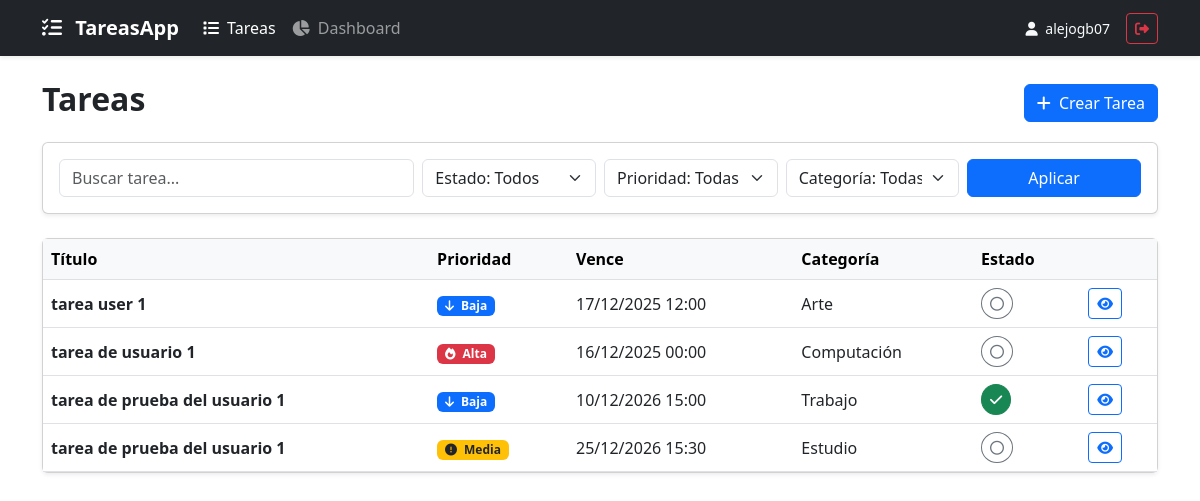
The app's page / (signed in) with its own data.
### tareas/models.py (models this page shows, shortened)
class Tarea(models.Model):
    PRIORIDADES = [
        ('baja', 'Baja'),
        ('media', 'Media'),
        ('alta', 'Alta'),
    ]
    ESTADOS = [
        ('pendiente', 'Pendiente'),
        ('completada', 'Completada'),
    ]
    user = models.ForeignKey(User, on_delete=models.CASCADE, null=True, blank=True)
    titulo = models.CharField(max_length=255)
    descripcion = models.TextField(blank=True)
    fecha_creacion = models.DateTimeField(auto_now_add=True)
    fecha_vencimiento = models.DateTimeField(null=True, blank=True)
    prioridad = models.CharField(max_length=10, choices=PRIORIDADES, default='media')
    categoria = models.ForeignKey(Categoria, on_delete=models.SET_NULL, null=True, blank=True)
    estado = models.CharField(max_length=12, choices=ESTADOS, default='pendiente', blank=True, null=True)

class Categoria(models.Model):
    nombre = models.CharField(max_length=100)
    user = models.ForeignKey(User, on_delete=models.CASCADE, null=True, blank=True)
    def __str__(self):
        return self.nombre

### tareas/views.py (the view)
# urls.py: path('', ListaTareasView.as_view(), name='lista'),
class ListaTareasView(LoginRequiredMixin, ListView):
    model = Tarea
    template_name = "tareas/lista.html"
    context_object_name = "tareas"
    paginate_by = 10
    def get_queryset(self):
        queryset = Tarea.objects.filter(user=self.request.user).order_by("-fecha_creacion")
        q = self.request.GET.get("q")
        if q:
            queryset = queryset.filter(titulo__icontains=q)
        estado = self.request.GET.get("estado")
        if estado and estado != "todos":
            queryset = queryset.filter(estado=estado)
        prioridad = self.request.GET.get("prioridad")
        if prioridad and prioridad != "todas":
            queryset = queryset.filter(prioridad=prioridad)
        categoria = self.request.GET.get("categoria")
        if categoria and categoria != "todas":
            queryset = queryset.filter(categoria_id=categoria)
        return queryset
    def get_context_data(self, **kwargs):
        context = super().get_context_data(**kwargs)
        context["categorias"] = Categoria.objects.all()
        return context

### tareas/templates/tareas/lista.html (shortened to what this page needs)
{% extends "base.html" %}
{% block content %}
<div class="d-flex justify-content-between align-items-center mb-3">
    <h2 class="fw-bold">Tareas</h2>
    <a class="btn btn-primary" href="{% url 'crear' %}">
        <i class="fa-solid fa-plus me-1"></i> Crear Tarea
    </a>
</div>
<div class="card shadow-sm p-3 mb-4">
<form method="GET" class="row g-2">
    <div class="col-md-4">
        <input type="text" name="q" class="form-control"
            placeholder="Buscar tarea..."
            value="{{ request.GET.q }}">
    </div>
    <div class="col-md-2">
        <select name="estado" class="form-select">
            <option value="todos">Estado: Todos</option>
        </select>
    </div>
    <div class="col-md-2">
        <select name="prioridad" class="form-select">
            <option value="todas">Prioridad: Todas</option>
        </select>
    </div>
    <div class="col-md-2">
        <select name="categoria" class="form-select">
            <option value="todas">Categoría: Todas</option>
        </select>
    </div>
    <div class="col-md-2">
        <button type="submit" class="btn btn-primary w-100">Aplicar</button>
    </div>
</form>
</div>
<div class="card shadow-sm">
    <div class="table-responsive">
        <table class="table table-hover align-middle mb-0">
            <thead class="table-light">
                <tr>
                    <th>Título</th>
                    <th>Prioridad</th>
                    <th>Vence</th>
                    <th>Categoría</th>
                    <th>Estado</th>
                    <th></th>
                </tr>
            </thead>
            <tbody>
                {% for tarea in tareas %}
                <tr>
                    <td class="fw-semibold">{{ tarea.titulo }}</td>
                    <td>
                        {% if tarea.prioridad == "alta" %}
                            <span class="badge bg-danger">
                                <i class="fa-solid fa-fire me-1"></i> Alta
                            </span>
                        {% elif tarea.prioridad == "media" %}
                            <span class="badge bg-warning text-dark">
                                <i class="fa-solid fa-circle-exclamation me-1"></i> Media
                            </span>
                        {% else %}
                            <span class="badge bg-primary">
                                <i class="fa-solid fa-arrow-down me-1"></i> Baja
                            </span>
                        {% endif %}
                    </td>
                    <td>
                        {% if tarea.fecha_vencimiento %}
                            {{ tarea.fecha_vencimiento|date:"d/m/Y H:i" }}
                        {% else %}
                            <span class="text-muted">Sin fecha</span>
                        {% endif %}
                    </td>
                    <td>{{ tarea.categoria|default:"-" }}</td>
                    <td>
                        <a href="{% url 'toggle_completada' tarea.id %}">
                            {% if tarea.estado == "completada" %}
                                <span class="btn btn-success btn-sm rounded-circle">
                                    <i class="fa-solid fa-check"></i>
                                </span>
                            {% else %}
                                <span class="btn btn-outline-secondary btn-sm rounded-circle">
                                    <i class="fa-regular fa-circle"></i>
                                </span>
                            {% endif %}
                        </a>
                    </td>
                    <td>
                        <a class="btn btn-outline-primary btn-sm" href="{% url 'detalle' tarea.id %}">
                            <i class="fa-solid fa-eye"></i>
                        </a>
                    </td>
                </tr>
                {% empty %}
                <tr>
                    <td colspan="6" class="text-center text-muted py-3">No hay tareas que coincidan.</td>
                </tr>
                {% endfor %}
            </tbody>
        </table>
    </div>
</div>
{% endblock %}

### tareas/templates/base.html (shortened to what this page needs)
{% load static %}
<!DOCTYPE html>
<html lang="es">
<head>
    <link rel="stylesheet"
          href="https://cdn.jsdelivr.net/npm/bootstrap@5.3.0/dist/css/bootstrap.min.css">
    <link rel="stylesheet"
        href="https://cdnjs.cloudflare.com/ajax/libs/font-awesome/6.5.0/css/all.min.css"
>
</head>
<body>
    {% include "includes/navbar.html" %}
    <div class="container my-4">
        {% block content %}{% endblock  %}
    </div>
</body>
</html>

### tareas/templates/includes/navbar.html (shortened to what this page needs)
<nav class="navbar navbar-expand-lg navbar-dark bg-dark shadow-sm mb-4">
    <div class="container">
        <a class="navbar-brand fw-bold" href="{% if user.is_authenticated %}{% url 'lista' %}{% else %}{% url 'login' %}{% endif %}">
            <i class="fa-solid fa-list-check me-2"></i> TareasApp
        </a>
        {% if user.is_authenticated %}
        <div class="collapse navbar-collapse" id="navbarMain">
            <ul class="navbar-nav me-auto">
                <li class="nav-item">
                    <a class="nav-link {% if request.path == '/' %}active{% endif %}"
                       href="{% url 'lista' %}">
                        <i class="fa-solid fa-list me-1"></i> Tareas
                    </a>
                </li>
                <li class="nav-item">
                    <a class="nav-link {% if 'dashboard' in request.path %}active{% endif %}"
                       href="{% url 'dashboard' %}">
                        <i class="fa-solid fa-chart-pie me-1"></i> Dashboard
                    </a>
                </li>
            </ul>
            <div class="d-flex align-items-center gap-3 mt-3 mt-lg-0">
                <span class="text-light small">
                    <i class="fa-solid fa-user me-1"></i> {{ user.username }}
                </span>
                <form method="post" action="{% url 'logout' %}">
                    <button type="submit" class="btn btn-outline-danger btn-sm">
                        <i class="fa-solid fa-right-from-bracket"></i>
                    </button>
                </form>
            </div>
        </div>
        {% endif %}
    </div>
</nav>

### records on screen
Tarea: titulo "tarea user 1", prioridad "baja" (drawn), fecha_vencimiento "17/12/2025 12:00", categoria "Arte", estado "pendiente" (drawn)
Tarea: titulo "tarea de usuario 1", prioridad "alta" (drawn), fecha_vencimiento "16/12/2025 00:00", categoria "Computación", estado "pendiente" (drawn)
Tarea: titulo "tarea de prueba del usuario 1", prioridad "baja" (drawn), fecha_vencimiento "10/12/2026 15:00", categoria "Trabajo", estado "completada" (drawn)
Tarea: titulo "tarea de prueba del usuario 1", prioridad "media" (drawn), fecha_vencimiento "25/12/2026 15:30", categoria "Estudio", estado "pendiente" (drawn)

### other values on screen
{{ user.username }} "alejogb07"
